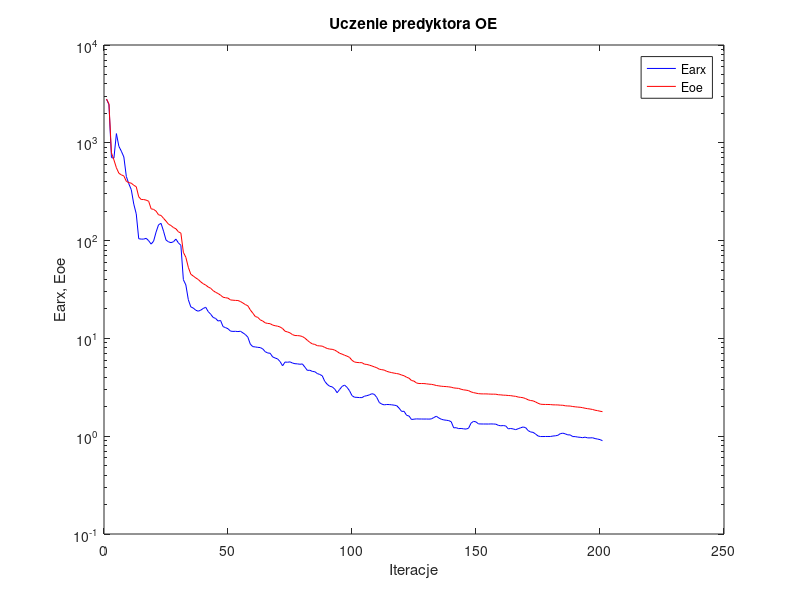
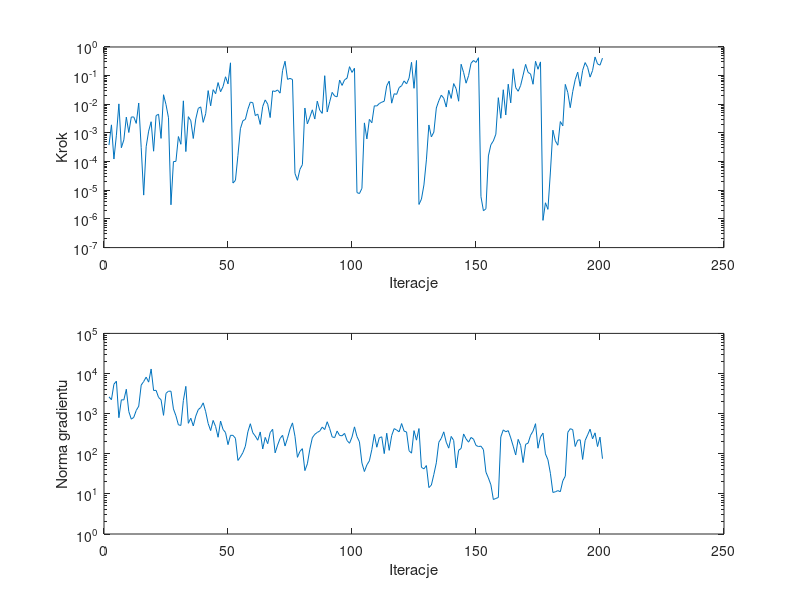

The MATLAB script that drew these images, in order:
%uczenie predyktora oe
clear all;
n=0; farx(n+1)=2.798692e+003; foe(n+1)=2.805364e+003; wspucz(n+1)=0.000000e+000; ng(n+1)=0.000000e+000;
%odnowa zmiennej metryki
n=1; farx(n+1)=2.455245e+003; foe(n+1)=2.498293e+003; krok(n+1)=3.771986e-004; ng(n+1)=2.629089e+003;
n=2; farx(n+1)=7.065358e+002; foe(n+1)=7.904717e+002; krok(n+1)=1.915637e-003; ng(n+1)=2.219490e+003;
n=3; farx(n+1)=6.967124e+002; foe(n+1)=6.683103e+002; krok(n+1)=1.231773e-004; ng(n+1)=5.411225e+003;
n=4; farx(n+1)=1.242064e+003; foe(n+1)=5.550674e+002; krok(n+1)=8.375096e-004; ng(n+1)=6.447248e+003;
n=5; farx(n+1)=9.197426e+002; foe(n+1)=4.881625e+002; krok(n+1)=1.033570e-002; ng(n+1)=7.926993e+002;
n=6; farx(n+1)=8.198318e+002; foe(n+1)=4.698554e+002; krok(n+1)=3.050122e-004; ng(n+1)=2.214559e+003;
n=7; farx(n+1)=7.168685e+002; foe(n+1)=4.584002e+002; krok(n+1)=5.733303e-004; ng(n+1)=2.195697e+003;
n=8; farx(n+1)=4.528462e+002; foe(n+1)=4.036772e+002; krok(n+1)=3.568597e-003; ng(n+1)=4.052015e+003;
n=9; farx(n+1)=3.814627e+002; foe(n+1)=3.916424e+002; krok(n+1)=1.037622e-003; ng(n+1)=1.129178e+003;
n=10; farx(n+1)=3.317949e+002; foe(n+1)=3.866328e+002; krok(n+1)=3.595838e-003; ng(n+1)=7.280115e+002;
n=11; farx(n+1)=2.363754e+002; foe(n+1)=3.677955e+002; krok(n+1)=3.625910e-003; ng(n+1)=8.079344e+002;
n=12; farx(n+1)=1.878234e+002; foe(n+1)=3.558605e+002; krok(n+1)=2.156451e-003; ng(n+1)=1.202824e+003;
n=13; farx(n+1)=1.045203e+002; foe(n+1)=2.803592e+002; krok(n+1)=1.109636e-002; ng(n+1)=1.534058e+003;
n=14; farx(n+1)=1.036075e+002; foe(n+1)=2.631532e+002; krok(n+1)=3.060070e-004; ng(n+1)=5.144425e+003;
n=15; farx(n+1)=1.035986e+002; foe(n+1)=2.629680e+002; krok(n+1)=6.789510e-006; ng(n+1)=6.317556e+003;
n=16; farx(n+1)=1.055364e+002; foe(n+1)=2.593935e+002; krok(n+1)=3.308775e-004; ng(n+1)=8.122680e+003;
n=17; farx(n+1)=9.979414e+001; foe(n+1)=2.527568e+002; krok(n+1)=1.158499e-003; ng(n+1)=6.101956e+003;
n=18; farx(n+1)=9.209217e+001; foe(n+1)=2.113818e+002; krok(n+1)=2.464960e-003; ng(n+1)=1.296402e+004;
n=19; farx(n+1)=9.876556e+001; foe(n+1)=2.085954e+002; krok(n+1)=2.308086e-004; ng(n+1)=3.771643e+003;
n=20; farx(n+1)=1.222679e+002; foe(n+1)=2.000628e+002; krok(n+1)=4.036613e-003; ng(n+1)=3.808952e+003;
n=21; farx(n+1)=1.453417e+002; foe(n+1)=1.834490e+002; krok(n+1)=4.505183e-003; ng(n+1)=2.536602e+003;
n=22; farx(n+1)=1.500766e+002; foe(n+1)=1.809210e+002; krok(n+1)=6.459813e-004; ng(n+1)=2.221168e+003;
n=23; farx(n+1)=1.249900e+002; foe(n+1)=1.690200e+002; krok(n+1)=2.156300e-002; ng(n+1)=9.070393e+002;
n=24; farx(n+1)=1.014272e+002; foe(n+1)=1.582612e+002; krok(n+1)=9.778245e-003; ng(n+1)=3.208007e+003;
n=25; farx(n+1)=9.714743e+001; foe(n+1)=1.471243e+002; krok(n+1)=3.386820e-003; ng(n+1)=3.621206e+003;
%odnowa zmiennej metryki
n=26; farx(n+1)=9.531956e+001; foe(n+1)=1.426370e+002; krok(n+1)=3.116317e-006; ng(n+1)=3.624785e+003;
n=27; farx(n+1)=9.730754e+001; foe(n+1)=1.360038e+002; krok(n+1)=1.001480e-004; ng(n+1)=1.309921e+003;
n=28; farx(n+1)=1.035894e+002; foe(n+1)=1.320299e+002; krok(n+1)=1.019540e-004; ng(n+1)=8.861343e+002;
n=29; farx(n+1)=9.470525e+001; foe(n+1)=1.230514e+002; krok(n+1)=7.499704e-004; ng(n+1)=5.267875e+002;
n=30; farx(n+1)=8.957075e+001; foe(n+1)=1.192435e+002; krok(n+1)=4.029366e-004; ng(n+1)=5.079247e+002;
n=31; farx(n+1)=3.985410e+001; foe(n+1)=7.591588e+001; krok(n+1)=1.321526e-002; ng(n+1)=2.130354e+003;
n=32; farx(n+1)=3.524049e+001; foe(n+1)=6.751061e+001; krok(n+1)=2.241333e-004; ng(n+1)=4.786866e+003;
n=33; farx(n+1)=2.486997e+001; foe(n+1)=5.334808e+001; krok(n+1)=3.704626e-003; ng(n+1)=5.741470e+002;
n=34; farx(n+1)=2.100147e+001; foe(n+1)=4.529856e+001; krok(n+1)=2.684169e-003; ng(n+1)=7.685986e+002;
n=35; farx(n+1)=2.042834e+001; foe(n+1)=4.343459e+001; krok(n+1)=6.410357e-004; ng(n+1)=4.936422e+002;
n=36; farx(n+1)=1.942165e+001; foe(n+1)=4.152760e+001; krok(n+1)=3.065383e-003; ng(n+1)=8.674494e+002;
n=37; farx(n+1)=1.897694e+001; foe(n+1)=4.003944e+001; krok(n+1)=7.191611e-003; ng(n+1)=1.257674e+003;
n=38; farx(n+1)=1.944628e+001; foe(n+1)=3.784624e+001; krok(n+1)=8.130648e-003; ng(n+1)=1.421801e+003;
n=39; farx(n+1)=2.021710e+001; foe(n+1)=3.624632e+001; krok(n+1)=2.346492e-003; ng(n+1)=1.857405e+003;
n=40; farx(n+1)=2.083341e+001; foe(n+1)=3.509207e+001; krok(n+1)=4.679447e-003; ng(n+1)=1.117114e+003;
n=41; farx(n+1)=1.882955e+001; foe(n+1)=3.357553e+001; krok(n+1)=3.006981e-002; ng(n+1)=5.680892e+002;
n=42; farx(n+1)=1.769360e+001; foe(n+1)=3.254557e+001; krok(n+1)=8.855578e-003; ng(n+1)=3.776749e+002;
n=43; farx(n+1)=1.638584e+001; foe(n+1)=3.079469e+001; krok(n+1)=3.244437e-002; ng(n+1)=6.772793e+002;
n=44; farx(n+1)=1.599823e+001; foe(n+1)=2.960277e+001; krok(n+1)=2.340953e-002; ng(n+1)=4.761351e+002;
n=45; farx(n+1)=1.506084e+001; foe(n+1)=2.878040e+001; krok(n+1)=5.730115e-002; ng(n+1)=2.579657e+002;
n=46; farx(n+1)=1.525164e+001; foe(n+1)=2.766185e+001; krok(n+1)=2.741202e-002; ng(n+1)=6.547099e+002;
n=47; farx(n+1)=1.320384e+001; foe(n+1)=2.637999e+001; krok(n+1)=4.161404e-002; ng(n+1)=4.038805e+002;
n=48; farx(n+1)=1.289433e+001; foe(n+1)=2.605146e+001; krok(n+1)=9.137743e-002; ng(n+1)=3.378254e+002;
n=49; farx(n+1)=1.254959e+001; foe(n+1)=2.582219e+001; krok(n+1)=5.160128e-002; ng(n+1)=1.687490e+002;
n=50; farx(n+1)=1.187577e+001; foe(n+1)=2.473574e+001; krok(n+1)=2.800362e-001; ng(n+1)=2.883052e+002;
%odnowa zmiennej metryki
n=51; farx(n+1)=1.178987e+001; foe(n+1)=2.458846e+001; krok(n+1)=1.786413e-005; ng(n+1)=2.874724e+002;
n=52; farx(n+1)=1.182218e+001; foe(n+1)=2.445817e+001; krok(n+1)=2.224570e-005; ng(n+1)=2.428395e+002;
n=53; farx(n+1)=1.174430e+001; foe(n+1)=2.440751e+001; krok(n+1)=1.646626e-004; ng(n+1)=6.806864e+001;
n=54; farx(n+1)=1.183596e+001; foe(n+1)=2.384489e+001; krok(n+1)=1.406933e-003; ng(n+1)=8.330164e+001;
n=55; farx(n+1)=1.139657e+001; foe(n+1)=2.301966e+001; krok(n+1)=2.673171e-003; ng(n+1)=1.065520e+002;
n=56; farx(n+1)=1.095240e+001; foe(n+1)=2.217997e+001; krok(n+1)=2.973498e-003; ng(n+1)=1.543248e+002;
n=57; farx(n+1)=1.029373e+001; foe(n+1)=2.156044e+001; krok(n+1)=6.669234e-003; ng(n+1)=3.504055e+002;
n=58; farx(n+1)=8.732267e+000; foe(n+1)=1.955013e+001; krok(n+1)=1.189189e-002; ng(n+1)=5.602992e+002;
n=59; farx(n+1)=8.237013e+000; foe(n+1)=1.813063e+001; krok(n+1)=1.140023e-002; ng(n+1)=3.334546e+002;
n=60; farx(n+1)=8.181248e+000; foe(n+1)=1.675283e+001; krok(n+1)=4.036613e-003; ng(n+1)=2.757891e+002;
n=61; farx(n+1)=8.100752e+000; foe(n+1)=1.640422e+001; krok(n+1)=4.548255e-003; ng(n+1)=2.174489e+002;
n=62; farx(n+1)=8.059076e+000; foe(n+1)=1.547886e+001; krok(n+1)=1.986798e-003; ng(n+1)=3.497115e+002;
n=63; farx(n+1)=7.814818e+000; foe(n+1)=1.505504e+001; krok(n+1)=8.424126e-003; ng(n+1)=1.318047e+002;
n=64; farx(n+1)=7.316942e+000; foe(n+1)=1.442837e+001; krok(n+1)=1.423801e-002; ng(n+1)=2.556013e+002;
n=65; farx(n+1)=7.096203e+000; foe(n+1)=1.422398e+001; krok(n+1)=1.012568e-002; ng(n+1)=1.782711e+002;
n=66; farx(n+1)=7.048058e+000; foe(n+1)=1.414019e+001; krok(n+1)=3.442371e-003; ng(n+1)=3.366192e+002;
n=67; farx(n+1)=6.466205e+000; foe(n+1)=1.368938e+001; krok(n+1)=2.941687e-002; ng(n+1)=4.074402e+002;
n=68; farx(n+1)=6.304701e+000; foe(n+1)=1.347952e+001; krok(n+1)=2.803148e-002; ng(n+1)=1.053985e+002;
n=69; farx(n+1)=6.169470e+000; foe(n+1)=1.333466e+001; krok(n+1)=3.172883e-002; ng(n+1)=1.642972e+002;
n=70; farx(n+1)=5.796490e+000; foe(n+1)=1.308028e+001; krok(n+1)=2.452306e-002; ng(n+1)=2.407014e+002;
n=71; farx(n+1)=5.246856e+000; foe(n+1)=1.261956e+001; krok(n+1)=1.506669e-001; ng(n+1)=2.885144e+002;
n=72; farx(n+1)=5.732842e+000; foe(n+1)=1.184073e+001; krok(n+1)=3.183696e-001; ng(n+1)=1.561481e+002;
n=73; farx(n+1)=5.703772e+000; foe(n+1)=1.164864e+001; krok(n+1)=7.414397e-002; ng(n+1)=2.447029e+002;
n=74; farx(n+1)=5.757011e+000; foe(n+1)=1.138904e+001; krok(n+1)=8.005809e-002; ng(n+1)=4.125889e+002;
n=75; farx(n+1)=5.598435e+000; foe(n+1)=1.093066e+001; krok(n+1)=7.338628e-002; ng(n+1)=5.882206e+002;
%odnowa zmiennej metryki
n=76; farx(n+1)=5.512287e+000; foe(n+1)=1.069969e+001; krok(n+1)=3.882721e-005; ng(n+1)=2.730656e+002;
n=77; farx(n+1)=5.490810e+000; foe(n+1)=1.068303e+001; krok(n+1)=2.230894e-005; ng(n+1)=8.141243e+001;
n=78; farx(n+1)=5.439964e+000; foe(n+1)=1.061767e+001; krok(n+1)=5.353910e-005; ng(n+1)=1.145696e+002;
n=79; farx(n+1)=5.481733e+000; foe(n+1)=1.045404e+001; krok(n+1)=7.847260e-005; ng(n+1)=1.338799e+002;
n=80; farx(n+1)=5.081366e+000; foe(n+1)=1.006706e+001; krok(n+1)=7.418259e-003; ng(n+1)=3.802094e+001;
n=81; farx(n+1)=4.709604e+000; foe(n+1)=9.568916e+000; krok(n+1)=2.075244e-003; ng(n+1)=5.615358e+001;
n=82; farx(n+1)=4.725348e+000; foe(n+1)=9.111720e+000; krok(n+1)=3.552551e-003; ng(n+1)=1.303666e+002;
n=83; farx(n+1)=4.598960e+000; foe(n+1)=8.790599e+000; krok(n+1)=6.419868e-003; ng(n+1)=2.503339e+002;
n=84; farx(n+1)=4.562912e+000; foe(n+1)=8.684638e+000; krok(n+1)=3.065383e-003; ng(n+1)=3.055364e+002;
n=85; farx(n+1)=4.374197e+000; foe(n+1)=8.422409e+000; krok(n+1)=1.289397e-002; ng(n+1)=3.396727e+002;
n=86; farx(n+1)=4.277561e+000; foe(n+1)=8.382417e+000; krok(n+1)=6.192369e-003; ng(n+1)=3.694663e+002;
n=87; farx(n+1)=4.149210e+000; foe(n+1)=8.335033e+000; krok(n+1)=4.829711e-003; ng(n+1)=4.625372e+002;
n=88; farx(n+1)=3.643715e+000; foe(n+1)=8.092830e+000; krok(n+1)=9.946858e-002; ng(n+1)=4.010977e+002;
n=89; farx(n+1)=3.393321e+000; foe(n+1)=7.890334e+000; krok(n+1)=5.414124e-003; ng(n+1)=6.279228e+002;
n=90; farx(n+1)=3.241064e+000; foe(n+1)=7.775761e+000; krok(n+1)=1.223774e-002; ng(n+1)=4.257298e+002;
n=91; farx(n+1)=3.196570e+000; foe(n+1)=7.735408e+000; krok(n+1)=2.610641e-002; ng(n+1)=2.636667e+002;
n=92; farx(n+1)=3.041221e+000; foe(n+1)=7.596702e+000; krok(n+1)=1.939776e-002; ng(n+1)=2.528137e+002;
n=93; farx(n+1)=2.784170e+000; foe(n+1)=7.349078e+000; krok(n+1)=1.825465e-002; ng(n+1)=3.681524e+002;
n=94; farx(n+1)=3.004260e+000; foe(n+1)=7.048360e+000; krok(n+1)=7.045190e-002; ng(n+1)=2.849910e+002;
n=95; farx(n+1)=3.229085e+000; foe(n+1)=6.908375e+000; krok(n+1)=4.559356e-002; ng(n+1)=2.808750e+002;
n=96; farx(n+1)=3.331850e+000; foe(n+1)=6.728173e+000; krok(n+1)=7.159043e-002; ng(n+1)=3.225571e+002;
n=97; farx(n+1)=3.159428e+000; foe(n+1)=6.583541e+000; krok(n+1)=8.153064e-002; ng(n+1)=2.136451e+002;
n=98; farx(n+1)=2.917345e+000; foe(n+1)=6.397634e+000; krok(n+1)=2.056099e-001; ng(n+1)=1.825578e+002;
n=99; farx(n+1)=2.598020e+000; foe(n+1)=5.968441e+000; krok(n+1)=1.294832e-001; ng(n+1)=2.607240e+002;
n=100; farx(n+1)=2.502692e+000; foe(n+1)=5.738280e+000; krok(n+1)=1.812098e-001; ng(n+1)=4.678682e+002;
%odnowa zmiennej metryki
n=101; farx(n+1)=2.496184e+000; foe(n+1)=5.677306e+000; krok(n+1)=8.295367e-006; ng(n+1)=2.693891e+002;
n=102; farx(n+1)=2.482699e+000; foe(n+1)=5.649826e+000; krok(n+1)=7.698578e-006; ng(n+1)=1.982719e+002;
n=103; farx(n+1)=2.480651e+000; foe(n+1)=5.646874e+000; krok(n+1)=1.167393e-005; ng(n+1)=5.879690e+001;
n=104; farx(n+1)=2.564761e+000; foe(n+1)=5.454031e+000; krok(n+1)=2.247173e-003; ng(n+1)=3.605726e+001;
n=105; farx(n+1)=2.597514e+000; foe(n+1)=5.416215e+000; krok(n+1)=6.190058e-004; ng(n+1)=5.278875e+001;
n=106; farx(n+1)=2.644665e+000; foe(n+1)=5.331344e+000; krok(n+1)=2.972972e-003; ng(n+1)=6.656556e+001;
n=107; farx(n+1)=2.719581e+000; foe(n+1)=5.227452e+000; krok(n+1)=2.267275e-003; ng(n+1)=1.277907e+002;
n=108; farx(n+1)=2.679986e+000; foe(n+1)=5.118051e+000; krok(n+1)=8.855578e-003; ng(n+1)=3.050652e+002;
n=109; farx(n+1)=2.489297e+000; foe(n+1)=5.009343e+000; krok(n+1)=8.744518e-003; ng(n+1)=1.455302e+002;
n=110; farx(n+1)=2.211351e+000; foe(n+1)=4.844495e+000; krok(n+1)=1.064021e-002; ng(n+1)=2.500953e+002;
n=111; farx(n+1)=2.128522e+000; foe(n+1)=4.790444e+000; krok(n+1)=1.183052e-002; ng(n+1)=2.645263e+002;
n=112; farx(n+1)=2.091988e+000; foe(n+1)=4.741332e+000; krok(n+1)=1.280341e-002; ng(n+1)=1.008983e+002;
n=113; farx(n+1)=2.109551e+000; foe(n+1)=4.606271e+000; krok(n+1)=4.446078e-002; ng(n+1)=3.249893e+002;
n=114; farx(n+1)=2.106176e+000; foe(n+1)=4.529013e+000; krok(n+1)=6.442938e-002; ng(n+1)=1.216300e+002;
n=115; farx(n+1)=2.094399e+000; foe(n+1)=4.468122e+000; krok(n+1)=1.095618e-002; ng(n+1)=2.846745e+002;
n=116; farx(n+1)=2.076661e+000; foe(n+1)=4.414648e+000; krok(n+1)=2.337492e-002; ng(n+1)=4.235429e+002;
n=117; farx(n+1)=2.054557e+000; foe(n+1)=4.370701e+000; krok(n+1)=2.223039e-002; ng(n+1)=3.905595e+002;
n=118; farx(n+1)=1.933928e+000; foe(n+1)=4.323394e+000; krok(n+1)=3.832769e-002; ng(n+1)=3.517211e+002;
n=119; farx(n+1)=1.794214e+000; foe(n+1)=4.221962e+000; krok(n+1)=4.438543e-002; ng(n+1)=5.662671e+002;
n=120; farx(n+1)=1.797557e+000; foe(n+1)=4.150456e+000; krok(n+1)=6.563449e-002; ng(n+1)=3.661813e+002;
n=121; farx(n+1)=1.636030e+000; foe(n+1)=4.009754e+000; krok(n+1)=5.140248e-002; ng(n+1)=3.493857e+002;
n=122; farx(n+1)=1.607547e+000; foe(n+1)=3.917651e+000; krok(n+1)=8.155575e-002; ng(n+1)=1.189066e+002;
n=123; farx(n+1)=1.481551e+000; foe(n+1)=3.708769e+000; krok(n+1)=2.920744e-001; ng(n+1)=1.035126e+002;
n=124; farx(n+1)=1.493847e+000; foe(n+1)=3.659258e+000; krok(n+1)=3.618094e-002; ng(n+1)=3.772633e+002;
n=125; farx(n+1)=1.503292e+000; foe(n+1)=3.501708e+000; krok(n+1)=3.380830e-001; ng(n+1)=2.183535e+002;
%odnowa zmiennej metryki
n=126; farx(n+1)=1.499577e+000; foe(n+1)=3.456992e+000; krok(n+1)=3.199889e-006; ng(n+1)=4.249407e+002;
n=127; farx(n+1)=1.499156e+000; foe(n+1)=3.456288e+000; krok(n+1)=4.918121e-006; ng(n+1)=4.579261e+001;
n=128; farx(n+1)=1.497616e+000; foe(n+1)=3.453617e+000; krok(n+1)=1.535151e-005; ng(n+1)=4.205423e+001;
n=129; farx(n+1)=1.498807e+000; foe(n+1)=3.431394e+000; krok(n+1)=1.151008e-004; ng(n+1)=5.073616e+001;
n=130; farx(n+1)=1.495479e+000; foe(n+1)=3.405124e+000; krok(n+1)=1.902387e-003; ng(n+1)=1.437683e+001;
n=131; farx(n+1)=1.502921e+000; foe(n+1)=3.392128e+000; krok(n+1)=7.286672e-004; ng(n+1)=1.655021e+001;
n=132; farx(n+1)=1.552069e+000; foe(n+1)=3.353098e+000; krok(n+1)=1.070672e-003; ng(n+1)=3.053884e+001;
n=133; farx(n+1)=1.600345e+000; foe(n+1)=3.300165e+000; krok(n+1)=7.431661e-003; ng(n+1)=5.948254e+001;
n=134; farx(n+1)=1.536520e+000; foe(n+1)=3.271931e+000; krok(n+1)=1.333847e-002; ng(n+1)=1.930831e+002;
n=135; farx(n+1)=1.491254e+000; foe(n+1)=3.243202e+000; krok(n+1)=2.080275e-002; ng(n+1)=2.425240e+002;
n=136; farx(n+1)=1.467710e+000; foe(n+1)=3.226979e+000; krok(n+1)=1.631060e-002; ng(n+1)=3.520043e+002;
n=137; farx(n+1)=1.456238e+000; foe(n+1)=3.215342e+000; krok(n+1)=8.023134e-003; ng(n+1)=1.941153e+002;
n=138; farx(n+1)=1.443731e+000; foe(n+1)=3.195661e+000; krok(n+1)=3.070634e-002; ng(n+1)=1.380340e+002;
n=139; farx(n+1)=1.406262e+000; foe(n+1)=3.168905e+000; krok(n+1)=1.601914e-002; ng(n+1)=2.704938e+002;
n=140; farx(n+1)=1.218192e+000; foe(n+1)=3.118056e+000; krok(n+1)=5.285294e-002; ng(n+1)=2.144462e+002;
n=141; farx(n+1)=1.221536e+000; foe(n+1)=3.097657e+000; krok(n+1)=3.497807e-002; ng(n+1)=4.440955e+001;
n=142; farx(n+1)=1.196243e+000; foe(n+1)=3.082941e+000; krok(n+1)=1.280590e-002; ng(n+1)=1.223735e+002;
n=143; farx(n+1)=1.200061e+000; foe(n+1)=3.019784e+000; krok(n+1)=2.498965e-001; ng(n+1)=1.358437e+002;
n=144; farx(n+1)=1.189528e+000; foe(n+1)=2.977328e+000; krok(n+1)=1.283701e-001; ng(n+1)=3.118269e+002;
n=145; farx(n+1)=1.182547e+000; foe(n+1)=2.957148e+000; krok(n+1)=5.455281e-002; ng(n+1)=2.351657e+002;
n=146; farx(n+1)=1.206423e+000; foe(n+1)=2.923984e+000; krok(n+1)=9.990853e-002; ng(n+1)=1.943642e+002;
n=147; farx(n+1)=1.359854e+000; foe(n+1)=2.839615e+000; krok(n+1)=2.710777e-001; ng(n+1)=2.553245e+002;
n=148; farx(n+1)=1.419411e+000; foe(n+1)=2.789794e+000; krok(n+1)=3.381117e-001; ng(n+1)=2.309415e+002;
n=149; farx(n+1)=1.400566e+000; foe(n+1)=2.755796e+000; krok(n+1)=2.889668e-001; ng(n+1)=1.610557e+002;
n=150; farx(n+1)=1.336562e+000; foe(n+1)=2.723666e+000; krok(n+1)=4.228884e-001; ng(n+1)=1.514281e+002;
%odnowa zmiennej metryki
n=151; farx(n+1)=1.333912e+000; foe(n+1)=2.710622e+000; krok(n+1)=5.982479e-006; ng(n+1)=1.546276e+002;
n=152; farx(n+1)=1.332875e+000; foe(n+1)=2.707706e+000; krok(n+1)=1.924645e-006; ng(n+1)=1.266433e+002;
n=153; farx(n+1)=1.332811e+000; foe(n+1)=2.707518e+000; krok(n+1)=2.263680e-006; ng(n+1)=3.491744e+001;
n=154; farx(n+1)=1.331761e+000; foe(n+1)=2.700497e+000; krok(n+1)=1.581535e-004; ng(n+1)=2.489427e+001;
n=155; farx(n+1)=1.335055e+000; foe(n+1)=2.692122e+000; krok(n+1)=3.885492e-004; ng(n+1)=1.685679e+001;
n=156; farx(n+1)=1.332754e+000; foe(n+1)=2.690319e+000; krok(n+1)=5.276810e-004; ng(n+1)=7.236214e+000;
n=157; farx(n+1)=1.328348e+000; foe(n+1)=2.688002e+000; krok(n+1)=9.053002e-004; ng(n+1)=7.699038e+000;
n=158; farx(n+1)=1.291386e+000; foe(n+1)=2.654385e+000; krok(n+1)=1.703305e-002; ng(n+1)=8.113423e+000;
n=159; farx(n+1)=1.278018e+000; foe(n+1)=2.646244e+000; krok(n+1)=3.259300e-003; ng(n+1)=2.624260e+002;
n=160; farx(n+1)=1.284714e+000; foe(n+1)=2.628259e+000; krok(n+1)=3.221469e-002; ng(n+1)=3.938425e+002;
n=161; farx(n+1)=1.272697e+000; foe(n+1)=2.623532e+000; krok(n+1)=4.236653e-003; ng(n+1)=3.527654e+002;
n=162; farx(n+1)=1.190220e+000; foe(n+1)=2.607144e+000; krok(n+1)=5.031042e-002; ng(n+1)=3.770243e+002;
n=163; farx(n+1)=1.198774e+000; foe(n+1)=2.598232e+000; krok(n+1)=1.121665e-002; ng(n+1)=2.489304e+002;
n=164; farx(n+1)=1.186974e+000; foe(n+1)=2.572944e+000; krok(n+1)=1.728230e-001; ng(n+1)=1.546836e+002;
n=165; farx(n+1)=1.166225e+000; foe(n+1)=2.557118e+000; krok(n+1)=3.836134e-002; ng(n+1)=9.316737e+001;
n=166; farx(n+1)=1.192702e+000; foe(n+1)=2.514985e+000; krok(n+1)=2.847603e-002; ng(n+1)=2.285512e+002;
n=167; farx(n+1)=1.219364e+000; foe(n+1)=2.494991e+000; krok(n+1)=4.568872e-002; ng(n+1)=1.610525e+002;
n=168; farx(n+1)=1.242694e+000; foe(n+1)=2.474174e+000; krok(n+1)=1.044603e-001; ng(n+1)=6.039671e+001;
n=169; farx(n+1)=1.223634e+000; foe(n+1)=2.425002e+000; krok(n+1)=2.475890e-001; ng(n+1)=1.715365e+002;
n=170; farx(n+1)=1.142622e+000; foe(n+1)=2.356920e+000; krok(n+1)=1.297775e-001; ng(n+1)=1.841099e+002;
n=171; farx(n+1)=1.105135e+000; foe(n+1)=2.316000e+000; krok(n+1)=1.146023e-001; ng(n+1)=2.884036e+002;
n=172; farx(n+1)=1.095164e+000; foe(n+1)=2.299249e+000; krok(n+1)=5.005537e-002; ng(n+1)=3.677289e+002;
n=173; farx(n+1)=1.053706e+000; foe(n+1)=2.240940e+000; krok(n+1)=3.170262e-001; ng(n+1)=5.616252e+002;
n=174; farx(n+1)=1.005449e+000; foe(n+1)=2.173161e+000; krok(n+1)=1.668649e-001; ng(n+1)=1.373830e+002;
n=175; farx(n+1)=9.923867e-001; foe(n+1)=2.123645e+000; krok(n+1)=3.013485e-001; ng(n+1)=2.613854e+002;
%odnowa zmiennej metryki
n=176; farx(n+1)=9.922937e-001; foe(n+1)=2.114654e+000; krok(n+1)=8.902570e-007; ng(n+1)=3.278417e+002;
n=177; farx(n+1)=9.932168e-001; foe(n+1)=2.111214e+000; krok(n+1)=3.667070e-006; ng(n+1)=9.919809e+001;
n=178; farx(n+1)=9.934194e-001; foe(n+1)=2.110157e+000; krok(n+1)=2.158092e-006; ng(n+1)=7.089154e+001;
n=179; farx(n+1)=9.933673e-001; foe(n+1)=2.106058e+000; krok(n+1)=4.334515e-005; ng(n+1)=3.258842e+001;
n=180; farx(n+1)=1.003841e+000; foe(n+1)=2.093280e+000; krok(n+1)=1.250114e-003; ng(n+1)=1.086431e+001;
n=181; farx(n+1)=1.009431e+000; foe(n+1)=2.090820e+000; krok(n+1)=5.292541e-004; ng(n+1)=1.126772e+001;
n=182; farx(n+1)=1.020956e+000; foe(n+1)=2.087545e+000; krok(n+1)=3.738564e-004; ng(n+1)=1.206263e+001;
n=183; farx(n+1)=1.061951e+000; foe(n+1)=2.076116e+000; krok(n+1)=2.501815e-003; ng(n+1)=1.131884e+001;
n=184; farx(n+1)=1.074188e+000; foe(n+1)=2.072508e+000; krok(n+1)=1.772228e-003; ng(n+1)=2.111762e+001;
n=185; farx(n+1)=1.057137e+000; foe(n+1)=2.046638e+000; krok(n+1)=4.953895e-002; ng(n+1)=2.769646e+001;
n=186; farx(n+1)=1.031841e+000; foe(n+1)=2.037589e+000; krok(n+1)=2.590317e-002; ng(n+1)=3.408206e+002;
n=187; farx(n+1)=1.031053e+000; foe(n+1)=2.033890e+000; krok(n+1)=7.632150e-003; ng(n+1)=4.212487e+002;
n=188; farx(n+1)=9.911005e-001; foe(n+1)=2.011283e+000; krok(n+1)=2.779047e-002; ng(n+1)=4.000347e+002;
n=189; farx(n+1)=9.906019e-001; foe(n+1)=1.997634e+000; krok(n+1)=7.236188e-002; ng(n+1)=1.517578e+002;
n=190; farx(n+1)=9.796068e-001; foe(n+1)=1.984606e+000; krok(n+1)=1.328156e-001; ng(n+1)=2.179042e+002;
n=191; farx(n+1)=9.741127e-001; foe(n+1)=1.976397e+000; krok(n+1)=4.256083e-002; ng(n+1)=2.231622e+002;
n=192; farx(n+1)=9.658567e-001; foe(n+1)=1.957070e+000; krok(n+1)=1.533474e-001; ng(n+1)=7.213062e+001;
n=193; farx(n+1)=9.781281e-001; foe(n+1)=1.931345e+000; krok(n+1)=2.857025e-001; ng(n+1)=2.137246e+002;
n=194; farx(n+1)=9.613485e-001; foe(n+1)=1.911885e+000; krok(n+1)=1.961845e-001; ng(n+1)=2.942823e+002;
n=195; farx(n+1)=9.611483e-001; foe(n+1)=1.897096e+000; krok(n+1)=8.877087e-002; ng(n+1)=4.094898e+002;
n=196; farx(n+1)=9.640967e-001; foe(n+1)=1.876009e+000; krok(n+1)=1.512920e-001; ng(n+1)=2.356138e+002;
n=197; farx(n+1)=9.457330e-001; foe(n+1)=1.844133e+000; krok(n+1)=4.478955e-001; ng(n+1)=3.321000e+002;
n=198; farx(n+1)=9.351475e-001; foe(n+1)=1.825756e+000; krok(n+1)=2.567403e-001; ng(n+1)=1.513888e+002;
n=199; farx(n+1)=9.229259e-001; foe(n+1)=1.801297e+000; krok(n+1)=2.320583e-001; ng(n+1)=2.597789e+002;
n=200; farx(n+1)=8.992643e-001; foe(n+1)=1.782057e+000; krok(n+1)=4.079802e-001; ng(n+1)=7.524001e+001;

figure; semilogy(farx,'b'); hold on; semilogy(foe,'r'); xlabel('Iteracje'); ylabel('Earx, Eoe'); legend('Earx','Eoe'); title('Uczenie predyktora OE');
figure; subplot(2,1,1); semilogy(krok); xlabel('Iteracje'); ylabel('Krok');
subplot(2,1,2); semilogy(ng); xlabel('Iteracje'); ylabel('Norma gradientu');
Earx=farx(n+1)
Eoe=foe(n+1)
